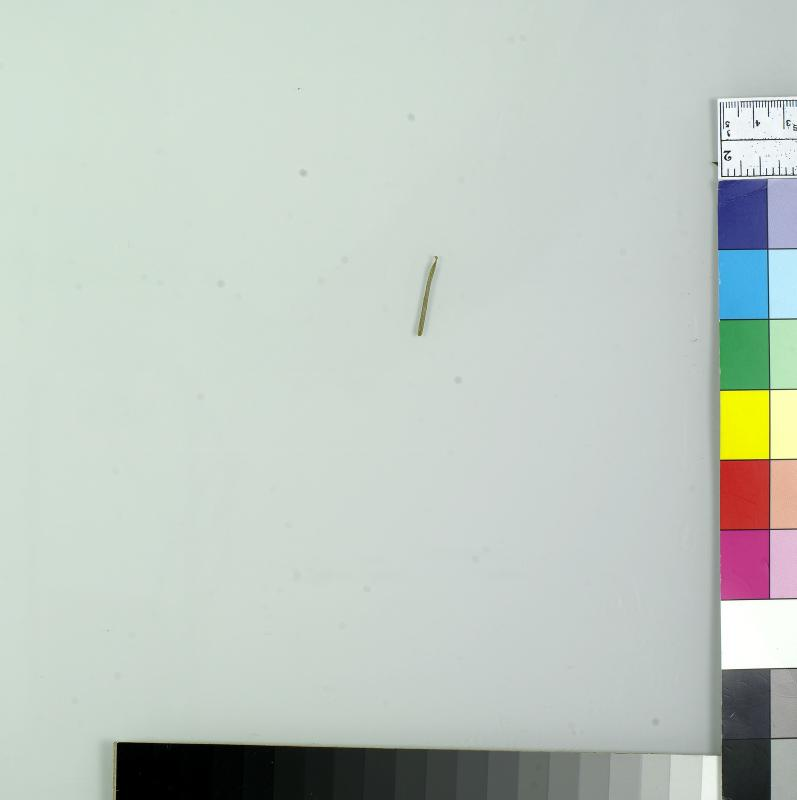
#> input picture img/ny1157-01-1.jpg, 797 x 800 px; its folder holds only this picture in this run
$ python -i pipe.py   (imports and definitions only)
#> lines starting #> are read from the running program, lines starting #| are printed output that depends on the picture; after the words box and inside, x2 and y2 are one past the last pixel; in counts of white or black regions, pixels touching at a corner belong together
""" This module defines the image processing pipeline as described in README.md """

import numpy              as np
import pandas             as pd
from   skimage.filters    import threshold_otsu
from   skimage.io         import imread
from   skimage.morphology import binary_closing, remove_small_objects
from   skimage.measure    import label, regionprops
from   skimage.color      import label2rgb
from   skimage.util       import img_as_ubyte

def processing_pipe(image_path):
    """ This is the actual image processing function.
        It encapsulates every processing step from reading the file,
        converting it to a numpy array, cropping, performing morphological
        operations computing all region's properties (get_regions_props())
        and returning the resulting properties as well as initial the
        initial image, the intermediate and final images. """
#> called with image_path = '../img/ny1157-01-1.jpg'

    # reading data, converting to greyscale, converting to numpy array
    img = imread(image_path)
#> img is the input picture: shape (800, 797, 3); mean R, G, B 192, 201.3, 194.1
    greyscale_array = np.array(img)

    # cropping out the interesting part & extracting green channel (rgb -> grey)
    greyscale_cropped_image = greyscale_array[:, :, 1]
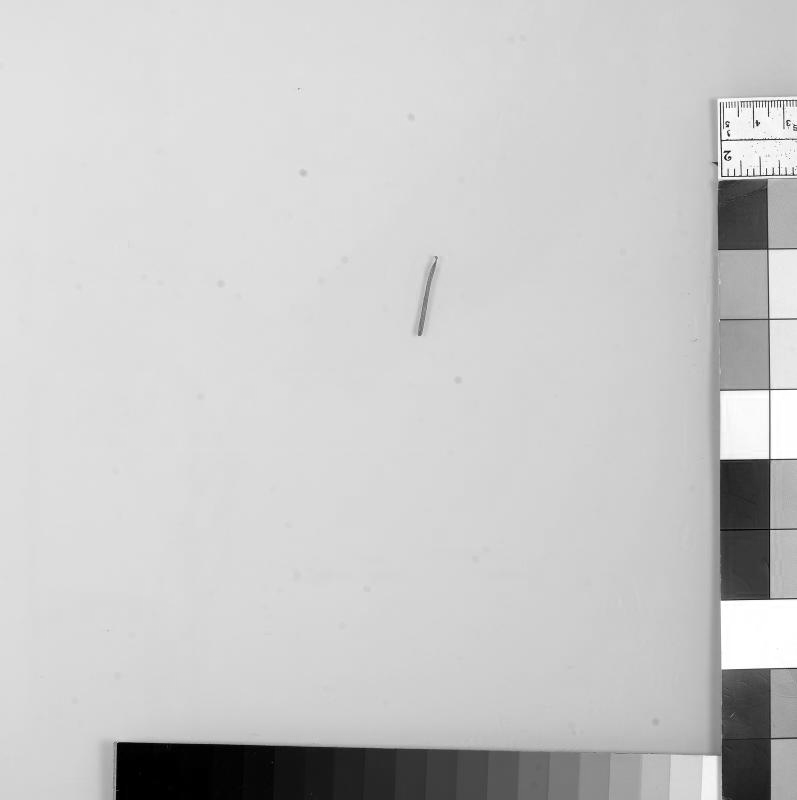
#> greyscale_cropped_image: shape (800, 797); min 0, max 255, mean 201.3

    # segmenting using otsu's method
    global_threshold = threshold_otsu(greyscale_cropped_image)
#> global_threshold = 130

    # filling small holes
    greyscale_closed = binary_closing(np.invert(greyscale_cropped_image > global_threshold))
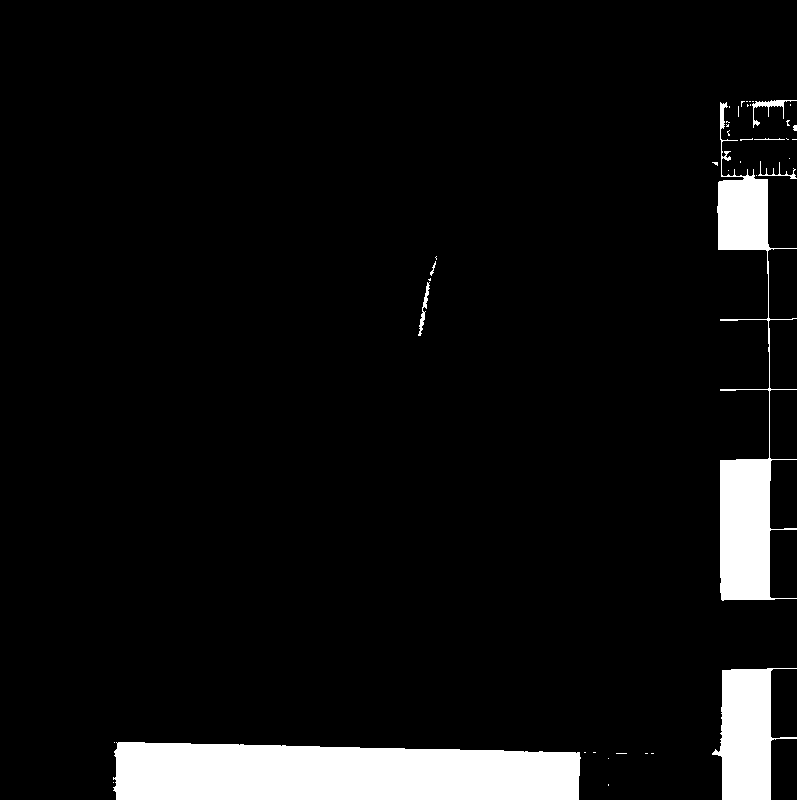
#> greyscale_closed: shape (800, 797) bool; 6.8% white; 41 white regions (32 under 20 px), largest, box (x1, y1, x2, y2) and area: (113, 742, 581, 800) 24556, (717, 102, 797, 601) 11480, (712, 668, 797, 800) 6574

    # removing small objects outside of leaf
    greyscale_closed_rem = remove_small_objects(greyscale_closed, min_size=128, connectivity=2)
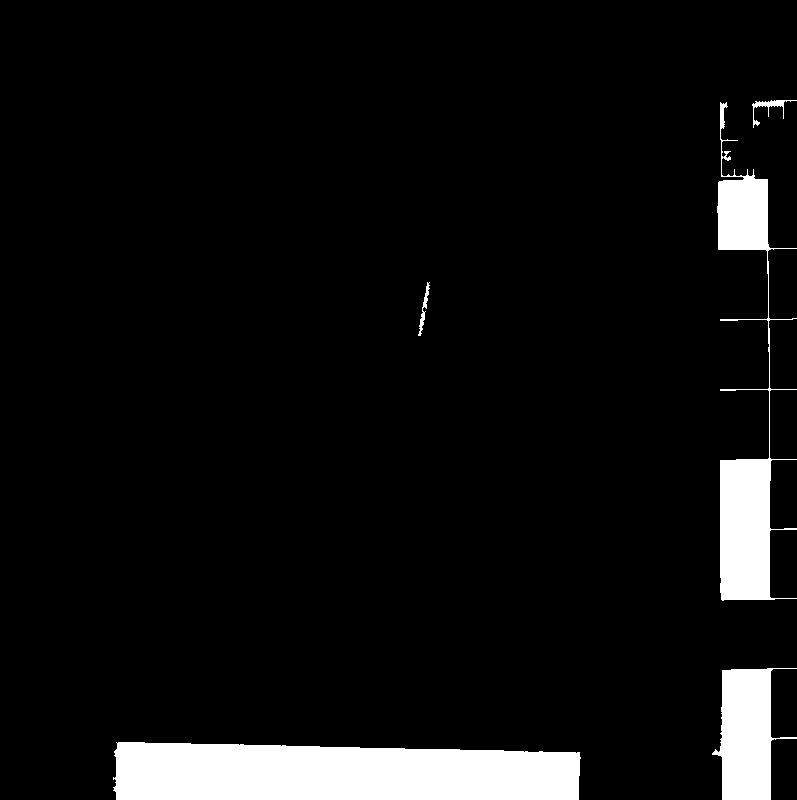
#> greyscale_closed_rem: shape (800, 797) bool; 6.7% white; 5 white regions

    # label the binary image and combine with rgb representation
    labelled_image = label(greyscale_closed_rem)
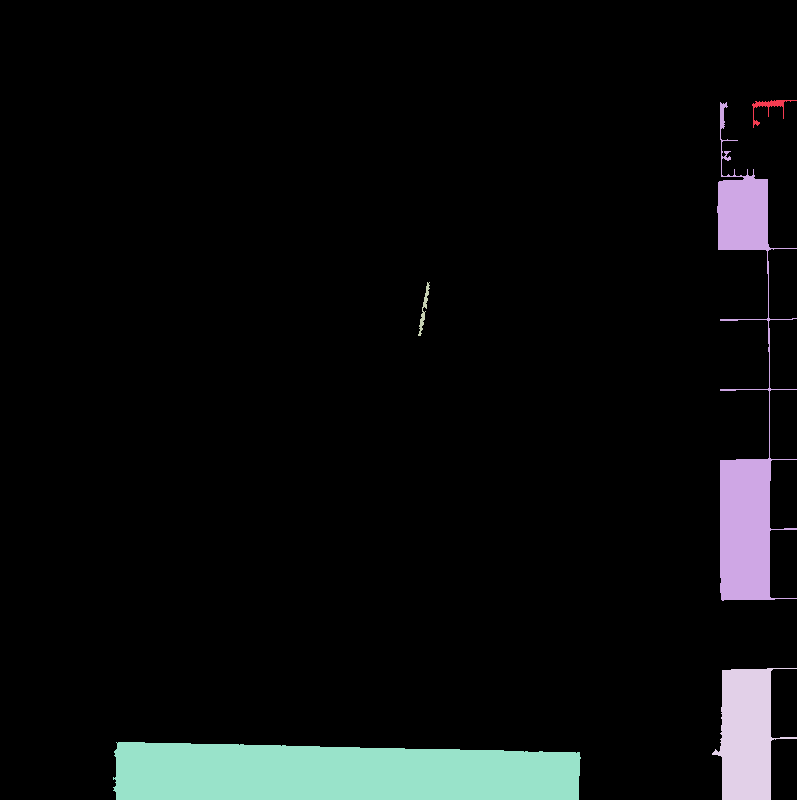
#> labelled_image: shape (800, 797) int32; 6 distinct labels, from 0 to 5; one colour per label, 0 black
    image_label_overlay = label2rgb(labelled_image, image=greyscale_cropped_image)
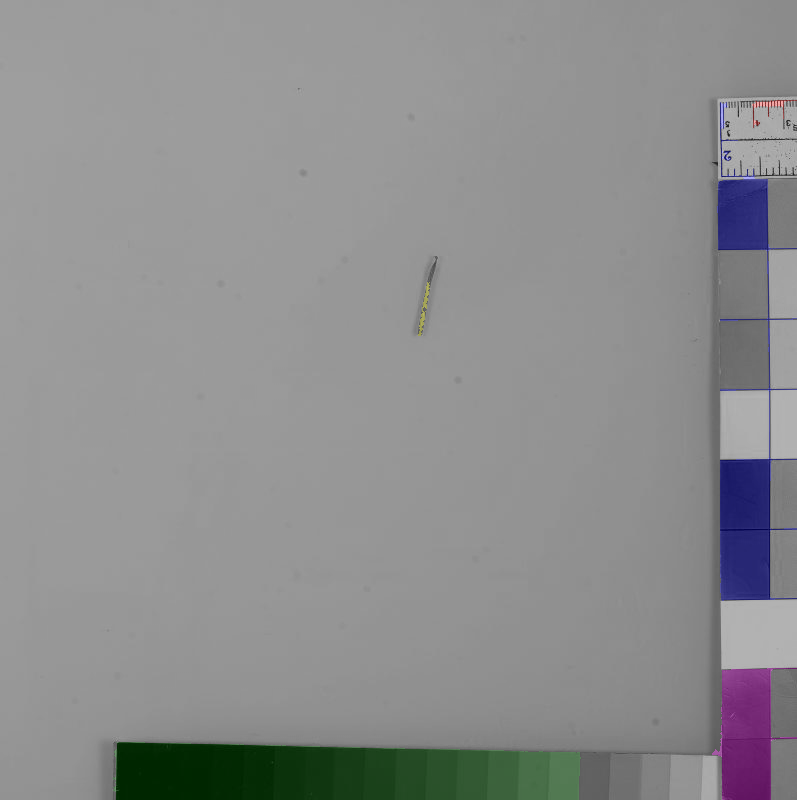
#> image_label_overlay: shape (800, 797, 3) float64; mean R, G, B 0.556, 0.558, 0.561

    # compute region's properties
    regions_properties = get_regions_props(labelled_image)

    # returning images after converting segmented image back to 8 bit format & labelling it
    image_data = { "original_img": img,
                   "greyscale_img": greyscale_cropped_image,
                   "segmented_ubyte_img_bw": img_as_ubyte(greyscale_closed_rem),
                   "labelled_image": labelled_image,
                   "labelled_ubyte_img_rgb": img_as_ubyte(image_label_overlay),
                   "regions_properties": regions_properties }

    return image_data


def get_regions_props(img):
    """ The function computes the region's properties of a labelled image.
        It returns a pandas DataFrame with the properties eccentricity,
        extent, solidity and roundness (manually computed).
        Other properties from the regionprops function or custom ones
        could be included here as well. """

    # getting region's properties and filtering by extent
    regions_properties = regionprops(img, cache=True)
#> regions_properties = 5 regions; box (x1, y1, x2, y2) and area: (113, 742, 581, 800) 24556, (717, 102, 797, 601) 11480, (712, 668, 797, 800) 6574, (752, 100, 797, 128) 253, (418, 282, 430, 336) 170

    # creating dataframe
    dataframe = pd.DataFrame(columns=["eccentricity", "extent", "solidity", "roundness"])

    # getting the props for the only region
    for props in regions_properties:
        # manually calculating roundness
        roundness = 4 * np.pi * props.area / props.perimeter**2

        # appending data to dataframe
        dataframe.loc[len(dataframe)+1] = [props.eccentricity, props.extent, props.solidity, roundness]
#> this loop made 5 passes
#> roundness on passes 1 to 5: 0.126, 0.0741, 0.151, 0.405, 0.281

    return dataframe

>>> result = processing_pipe('../img/ny1157-01-1.jpg')
#> in processing_pipe, `regions_properties = get_regions_props(labelled_image)`: regions_properties = table of 5 rows and 4 columns
#> result = 6 items
